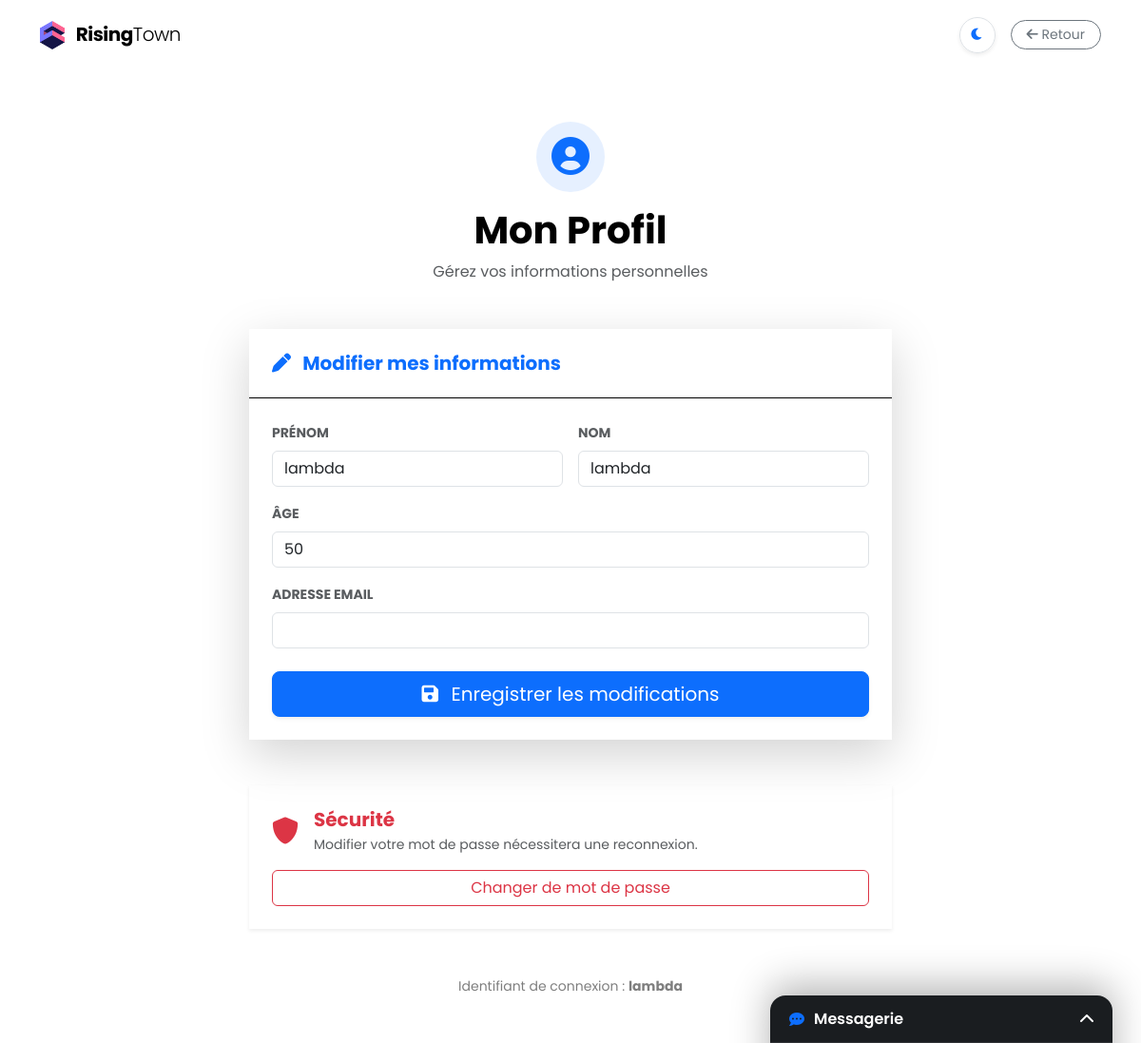
Screenshot of /profil/ (signed in) with the database file from the repository.
### myapp/models.py (models this page shows, shortened)
class Citoyen(models.Model):
    compte = models.OneToOneField(User, on_delete=models.SET_NULL, null=True, blank=True, related_name="profil_citoyen")
    ville = models.ForeignKey(Ville, on_delete=models.CASCADE, related_name="habitants")
    nom = models.CharField(max_length=50)
    prenom = models.CharField(max_length=50)
    age = models.IntegerField(default=18)
    lieu_travail = models.ForeignKey(Batiment, on_delete=models.SET_NULL, null=True, blank=True, related_name="employes")
    sante = models.IntegerField(default=100)
    bonheur = models.IntegerField(default=100)
    epargne = models.IntegerField(default=0) # Argent à la banque (à l'abri du vol et des impôts)
    lieu_vie = models.ForeignKey(
        Batiment,
        on_delete=models.SET_NULL,
        null=True,
        blank=True,
        related_name="locataires" # Pour faire batiment.locataires.all()
    )
    argent = models.IntegerField(default=0) # Porte-monnaie
    vehicule = models.BooleanField(default=False) # A-t-il une voiture ?
    est_en_prison = models.BooleanField(default=False)
    date_liberation = models.DateTimeField(null=True, blank=True)

class User(AbstractUser):
    is_directeur = models.BooleanField(default=False, help_text="Est directeur d'un bâtiment spécifique")
    is_adjoint = models.BooleanField(default=False, help_text="Est adjoint au Maire (Droit de construction)")

### myapp/views.py (the view)
# urls.py: path('profil/', views.mon_profil, name='mon_profil'),
@login_required
def mon_profil(request):
    try:
        citoyen = request.user.profil_citoyen
    except:
        return redirect('dashboard') # Sécurité si c'est le maire
    if request.method == 'POST':
        form = UpdateCitoyenForm(request.POST, instance=citoyen)
        if form.is_valid():
            form.save()
            new_email = form.cleaned_data['email']
            request.user.email = new_email
            request.user.save()
            messages.success(request, "Profil mis à jour avec succès !")
            return redirect('mon_profil')
    else:
        form = UpdateCitoyenForm(instance=citoyen, initial={'email': request.user.email})
    return render(request, 'profil.html', {'form': form, 'citoyen': citoyen})

### myapp/forms.py
class UpdateCitoyenForm(forms.ModelForm):
    email = forms.EmailField(required=True, widget=forms.EmailInput(attrs={'class': 'form-control'}))
    class Meta:
        model = Citoyen
        fields = ['prenom', 'nom', 'age']
        widgets = {
            'prenom': forms.TextInput(attrs={'class': 'form-control'}),
            'nom': forms.TextInput(attrs={'class': 'form-control'}),
            'age': forms.NumberInput(attrs={'class': 'form-control'}),
        }

### myapp/templates/profil.html (shortened to what this page needs)
{% extends 'base.html' %}
{% load static %}
{% block navbar %}
    <nav class="navbar fixed-top navbar-expand-lg">
        <div class="container">
            <a class="navbar-brand" href="{% url 'dashboard' %}">
                {% include 'fragments/logo.html' %} Rising<span class="fw-light">Town</span>
            </a>
            <div class="d-flex align-items-center gap-2">
                {% include 'fragments/theme_btn.html' %}
                <a href="{% url 'dashboard' %}" class="btn btn-sm btn-outline-secondary rounded-pill px-3 ms-2">
                    <i class="fas fa-arrow-left"></i> Retour
                </a>
            </div>
        </div>
    </nav>
{% endblock %}
{% block content %}
<div class="container mt-5" style="max-width: 700px;">
    <div class="text-center mb-5">
        <div class="bg-primary bg-opacity-10 p-3 rounded-circle d-inline-block text-primary mb-3">
            <i class="fas fa-user-circle fs-1"></i>
        </div>
        <h1 class="fw-bold">Mon Profil</h1>
        <p class="text-muted">Gérez vos informations personnelles</p>
    </div>
    <div class="card shadow-lg border-0 mb-5">
        <div class="card-header bg-white border-bottom p-4">
            <h5 class="mb-0 fw-bold text-primary"><i class="fas fa-pen me-2"></i> Modifier mes informations</h5>
        </div>
        <div class="card-body p-4">
            <form method="post">
                <div class="row g-3 mb-3">
                    <div class="col-md-6">
                        <label class="form-label text-muted small fw-bold text-uppercase">Prénom</label>
                        {{ form.prenom }}
                        </div>
                    <div class="col-md-6">
                        <label class="form-label text-muted small fw-bold text-uppercase">Nom</label>
                        {{ form.nom }}
                    </div>
                </div>
                <div class="mb-3">
                    <label class="form-label text-muted small fw-bold text-uppercase">Âge</label>
                    {{ form.age }}
                </div>
                <div class="mb-4">
                    <label class="form-label text-muted small fw-bold text-uppercase">Adresse Email</label>
                    {{ form.email }}
                </div>
                <div class="d-grid">
                    <button type="submit" class="btn btn-primary btn-lg shadow-sm">
                        <i class="fas fa-save me-2"></i> Enregistrer les modifications
                    </button>
                </div>
            </form>
        </div>
    </div>
    <div class="card border-danger border-opacity-25 shadow-sm mb-5">
        <div class="card-body p-4">
            <div class="d-flex align-items-center mb-3">
                <div class="text-danger me-3 fs-3"><i class="fas fa-shield-alt"></i></div>
                <div>
                    <h5 class="card-title text-danger mb-1 fw-bold">Sécurité</h5>
                    <p class="card-text text-muted small mb-0">Modifier votre mot de passe nécessitera une reconnexion.</p>
                </div>
            </div>
            <a href="{% url 'password_change' %}" class="btn btn-outline-danger w-100">
                Changer de mot de passe
            </a>
        </div>
    </div>
    <div class="text-center mb-5 opacity-50">
        <small>Identifiant de connexion : <strong>{{ user.username }}</strong></small>
    </div>
</div>
{% endblock %}

### myapp/static/css/style.css (style rules this page uses)
:root { --hero-color-1: #bae6fd; --hero-color-2: #e0e7ff; --hero-color-3: #ddd6fe; --hero-color-4: #fbcfe8; --hero-text-title: #1e1b4b; --hero-text-subtitle: #475569; --btn-glass-bg: rgba(255, 255, 255, 0.4); --btn-glass-border: rgba(255, 255, 255, 0.8); --btn-glass-text: #1e1b4b; --input-bg: rgba(255, 255, 255, 0.4); --input-border: rgba(255, 255, 255, 0.8); --input-text: #1e1b4b; --input-placeholder: #475569; }
body { font-family: 'Poppins', sans-serif; background-color: var(--bg-app); color: var(--text-primary); -webkit-font-smoothing: antialiased; }
.navbar { background-color: rgba(255, 255, 255, 0.95) !important; backdrop-filter: blur(10px); box-shadow: var(--shadow-sm); border-bottom: 1px solid var(--border-color); padding: 1rem 0; z-index: 7000 !important; position: fixed; width: 100%; top: 0; }
.navbar-brand { color: var(--text-primary) !important; font-weight: 700; font-size: 1.25rem; letter-spacing: -0.5px; }
.card { background: var(--bg-surface); border: none; border-radius: var(--radius-lg); box-shadow: var(--shadow-md); transition: transform 0.2s ease, box-shadow 0.2s ease; overflow: hidden; }
.card-header { background: transparent; border-bottom: 1px solid #f3f4f6; font-weight: 600; color: var(--text-primary); padding: 1.25rem 1.5rem; }
.card-body { padding: 1.5rem; }
body { background-color: var(--bg-app) !important; color: var(--text-primary) !important; transition: background-color 0.3s ease, color 0.3s ease; }
.card, .navbar, .modal-content, .bg-white, .list-group-item { background-color: var(--bg-surface) !important; color: var(--text-primary) !important; border-color: var(--border-color) !important; }
body { animation: pageFadeIn 0.6s cubic-bezier(0.2, 0.8, 0.2, 1); }
:root { --gradient-day: linear-gradient(-45deg, #bae6fd, #e0e7ff, #ddd6fe, #fbcfe8); --gradient-night: linear-gradient(-45deg, #0f172a, #1e1b4b, #312e81, #4c1d95); }
.form-control::placeholder { color: var(--text-muted); opacity: 0.8; }

### rows the page displays
Citoyen: prenom "lambda", nom "lambda", age "50"
User: username "lambda"
